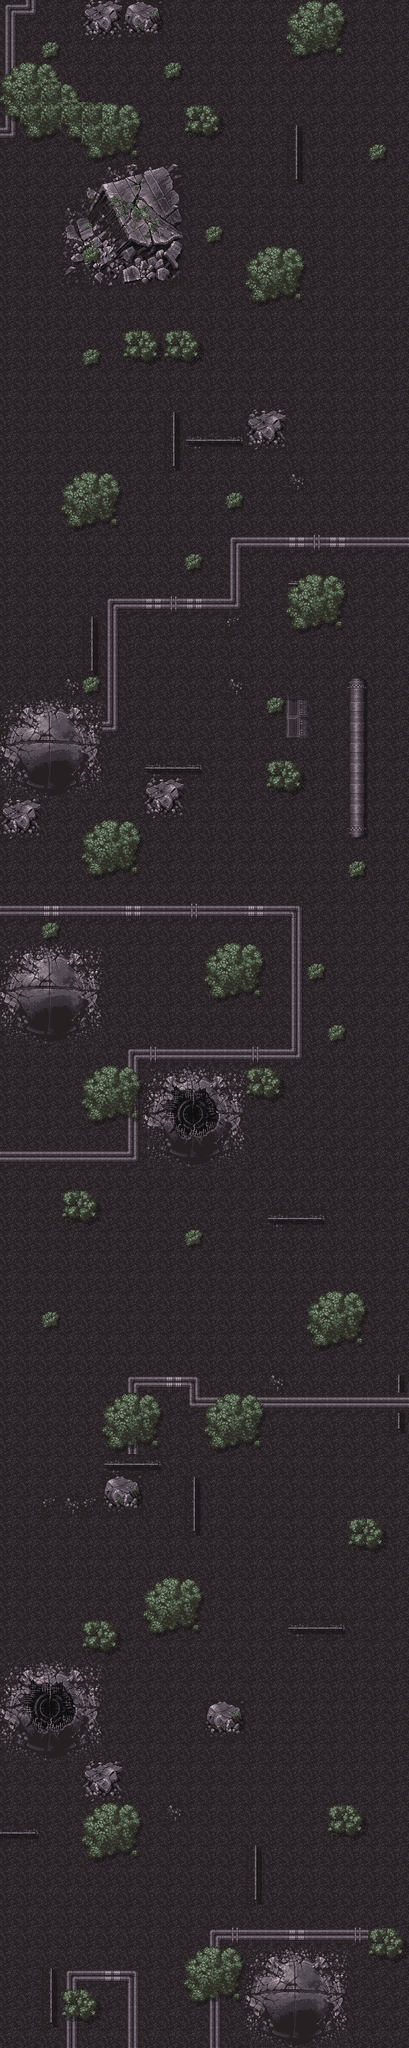

This is a level from a 2D game, rendered from its Tiled map with the project's own tilesets. A one-line summary and the map file follow, with tile-layer data summarised:
An orthogonal 20x100 tile map with 32x32 px tiles, 2 tile layers (MapLayer1, MapLayer2), 5 tilesets and 3 objects (3x enemy).

<map version="1.0" orientation="orthogonal" renderorder="right-down" width="20" height="100" tilewidth="32" tileheight="32" nextobjectid="12">
 <tileset firstgid="1" name="gr1" tilewidth="32" tileheight="32" spacing="8" tilecount="33" columns="11">
  <image source="mapchip_028.png" trans="0000ff" width="432" height="112" />
 </tileset>
 <tileset firstgid="34" name="gr2" tilewidth="32" tileheight="32" spacing="8" tilecount="12" columns="3">
  <image source="mapchip_037.png" trans="0000ff" width="112" height="152" />
 </tileset>
 <tileset firstgid="46" name="gr3" tilewidth="32" tileheight="32" spacing="8" tilecount="40" columns="5">
  <image source="mapchip_051.png" trans="0000ff" width="192" height="312" />
 </tileset>
 <tileset firstgid="86" name="gr4" tilewidth="32" tileheight="32" spacing="8" tilecount="54" columns="6">
  <image source="mapchip_059.png" trans="0000ff" width="232" height="352" />
 </tileset>
 <tileset firstgid="140" name="gr5" tilewidth="32" tileheight="32" spacing="8" tilecount="40" columns="10">
  <image source="mapchip_031.png" trans="0000ff" width="392" height="152" />
 </tileset>
 <layer name="MapLayer1" width="20" height="100">
  <data>[2000 cells, 2000 non-empty, 100 distinct tile ids]</data>
 </layer>
 <layer name="MapLayer2" width="20" height="100">
  <data>[2000 cells, 200 non-empty, 14 distinct tile ids]</data>
 </layer>
 <objectgroup name="EnemyLayer">
  <object id="9" name="Hornet" type="enemy" x="386" y="1232">
   <properties>
    <property name="pattern" value="1" />
   </properties>
  </object>
  <object id="10" name="Hornet" type="enemy" x="432" y="1271">
   <properties>
    <property name="pattern" value="1" />
   </properties>
  </object>
  <object id="11" name="Hornet" type="enemy" x="475" y="1308">
   <properties>
    <property name="pattern" value="1" />
   </properties>
  </object>
 </objectgroup>
</map>
